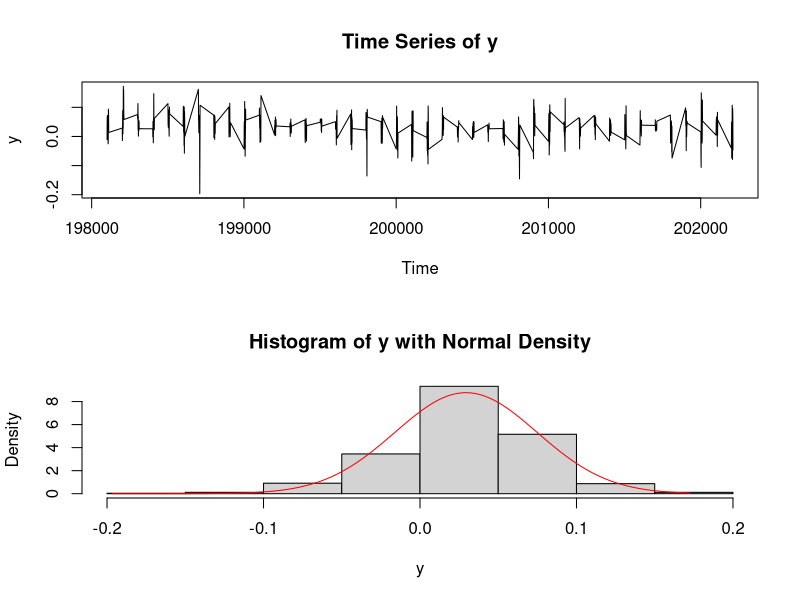
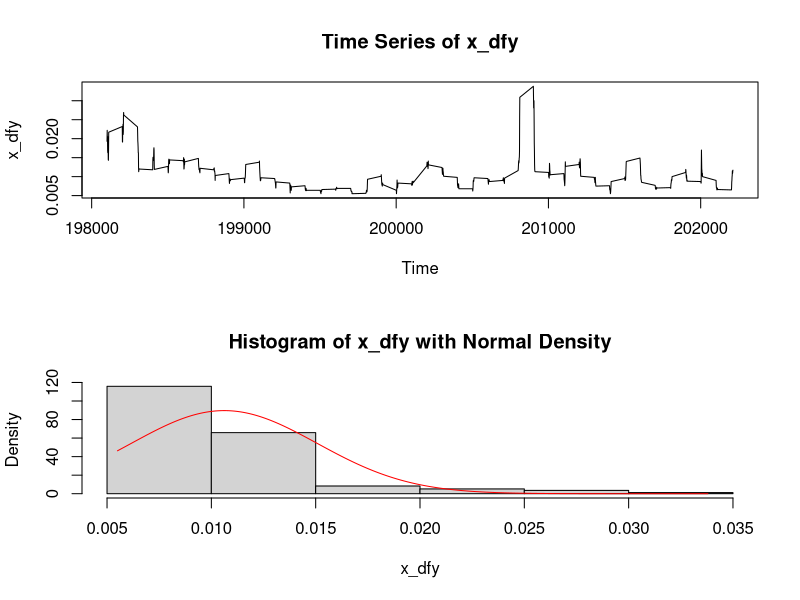
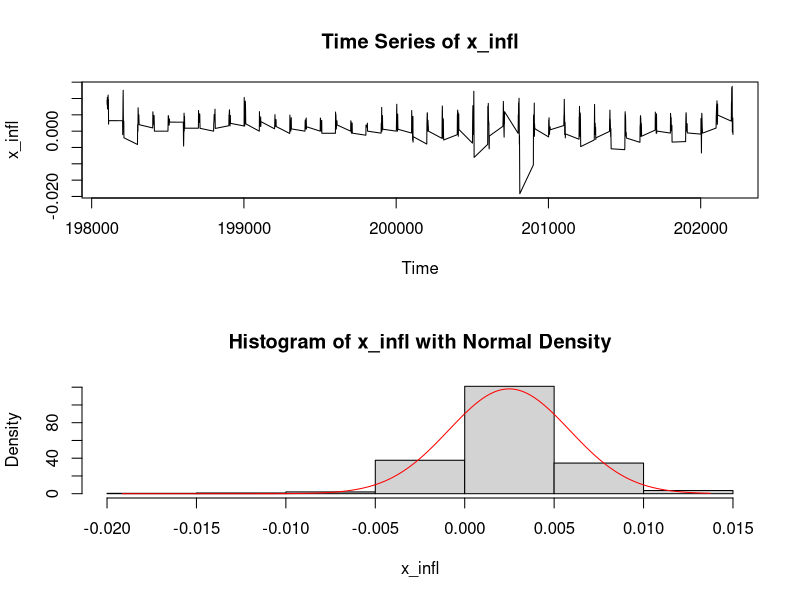
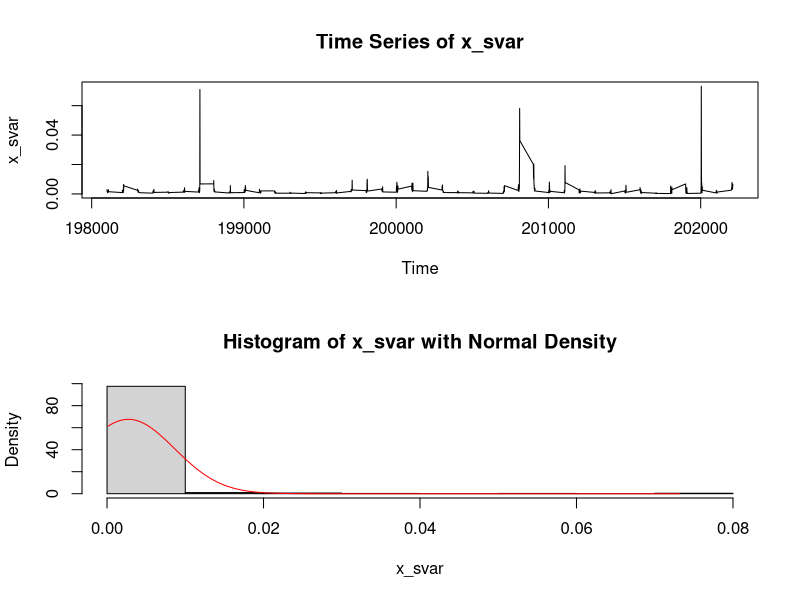
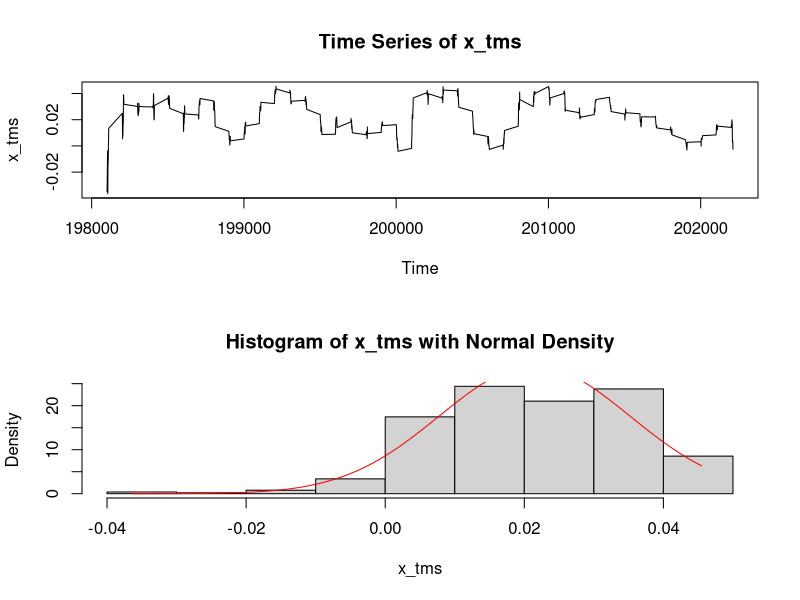
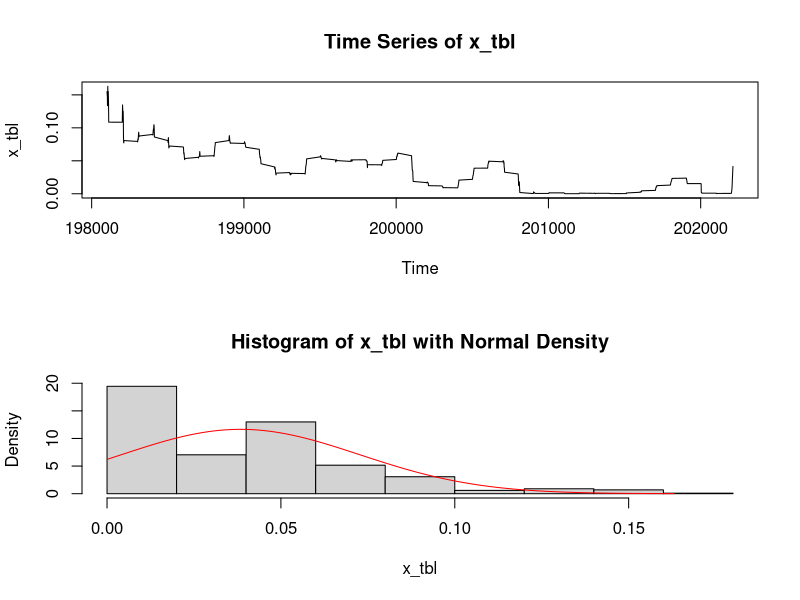
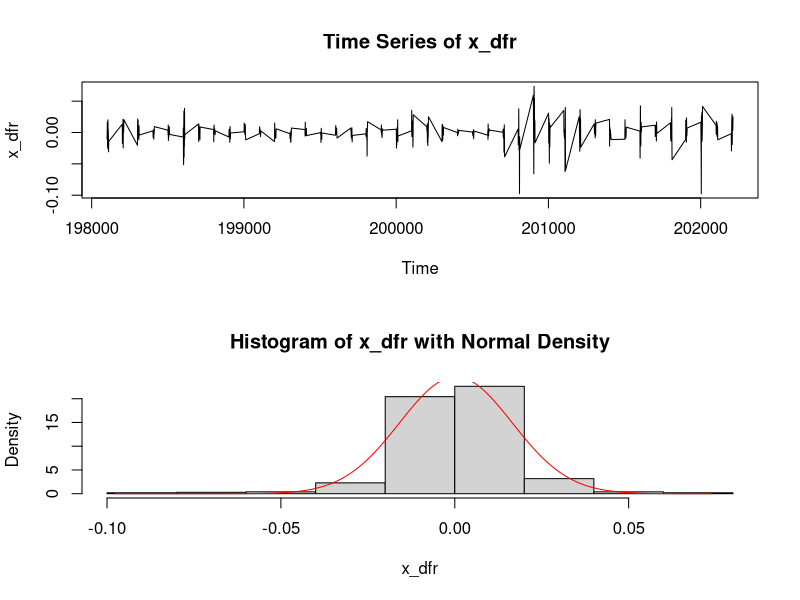
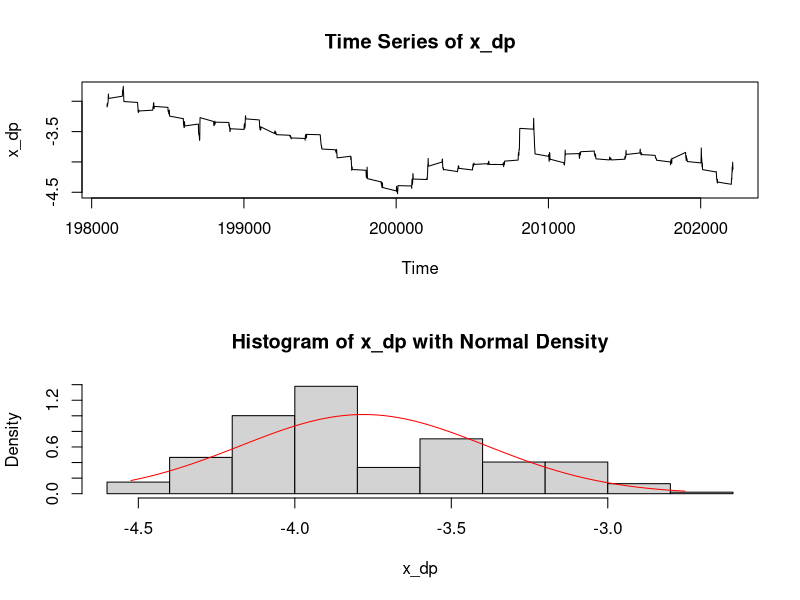

Generate these figures, in order, with R:
create_plots <- function(x, var_name) {
    MU <- mean(x)
    SD <- sd(x)
    pt_x <- seq(from = min(x), to = max(x), length.out = length(x))
    pt_y <- dnorm(pt_x, mean = MU, sd = SD)

    png(paste0("./plots/", var_name, ".png"), width = 600, height = 1000)
    par(mfrow = c(2, 1))
    
    # Plot time series
    plot(time, x, type = "l", main = paste("Time Series of", var_name), 
        xlab = "Time", ylab = var_name)
    
    # Plot histogram with estimated normal density
    hist(x, freq = FALSE, main = paste("Histogram of", var_name, "with Normal Density"),
        xlab = var_name)
    lines(pt_x, pt_y, col = "red")
    
    dev.off()
}

dt <- read.csv("./Equity_Premium.csv")
time <- dt$Time
y <- dt$y
x_dfy <- dt$x_dfy
x_infl <- dt$x_infl
x_svar <- dt$x_svar
x_tms <- dt$x_tms
x_tbl <- dt$x_tbl
x_dfr <- dt$x_dfr
x_dp <- dt$x_dp
x_ltr <- dt$x_ltr
x_ep <- dt$x_ep
x_bmr <- dt$x_bmr
x_ntis <- dt$x_ntis

# Q1. ===========================================================

# Create plots for all variables
variables <- list(y, x_dfy, x_infl, x_svar, x_tms, x_tbl, x_dfr, x_dp, x_ltr, x_ep, x_bmr, x_ntis)
var_names <- c("y", "x_dfy", "x_infl", "x_svar", "x_tms", "x_tbl", "x_dfr", "x_dp", "x_ltr", "x_ep", "x_bmr", "x_ntis")

for (i in 1:length(variables)) {
    create_plots(variables[[i]], var_names[i])
}

# Q2. ===========================================================

# Remove 'y' from the variables list and var_names
y <- variables[[1]]
variables <- variables[-1]
variables <- do.call(cbind, variables)

transposed_variables <- t(variables)
tmp_matrix <- transposed_variables %*% variables

result_matrix <- variables %*% solve(tmp_matrix) %*% transposed_variables
cat("Question 2-1: \n")
cat("The sum of the diagonal elements of the result matrix is: ", sum(diag(result_matrix)), "\n")

# Get the dimensions of the result matrix
n <- nrow(result_matrix)

# Create an identity matrix of the same size
identity_matrix <- diag(n)

# Subtract result_matrix from the identity matrix
final_matrix <- identity_matrix - result_matrix

cat("Question 2-2: \n")
cat("The sum of the diagonal elements of the final matrix is: ", sum(diag(final_matrix)), "\n")

# Q3. ===========================================================

eigen_result <- eigen(tmp_matrix)
eigenvalues <- eigen_result$values

# Sort eigenvalues in descending order
sorted_eigenvalues <- sort(eigenvalues, decreasing = TRUE)

# Create a data frame for plotting
plot_data <- data.frame(
  Component = 1:11,
  Eigenvalue = sorted_eigenvalues[1:11]
)

# Create the scree plot
png("./plots/scree_plot.png", width = 800, height = 600)

# Plot eigenvalues
plot(plot_data$Component, plot_data$Eigenvalue, type = "b", 
     xlab = "Component", ylab = "Eigenvalue",
     main = "Scree Plot of Eigenvalues",
     xlim = c(1, 11), ylim = c(0, max(plot_data$Eigenvalue)),
     pch = 19, col = "blue")

# Add grid lines for better readability
grid()

# Add points and values
for (i in 1:11) {
  points(i, plot_data$Eigenvalue[i], pch = 19, col = "blue")
  text(i, plot_data$Eigenvalue[i], labels = round(plot_data$Eigenvalue[i], 2), 
       pos = 3, cex = 0.8)
}

dev.off()

# Q4. ===========================================================

col_avgs <- colMeans(variables)
col_stds <- apply(variables, 2, sd)
std_variables <- matrix(nrow = nrow(variables), ncol = ncol(variables))

for (i in 1:ncol(variables)) {
    for (j in 1:nrow(variables)) {
        std_variables[j, i] <- (variables[j, i] - col_avgs[i]) / col_stds[i]
    }
}

tmp_matrix <- t(std_variables) %*% std_variables
eigen_result <- eigen(tmp_matrix)
eigenvalues <- eigen_result$values

# Sort eigenvalues in descending order
sorted_eigenvalues <- sort(eigenvalues, decreasing = TRUE)

# Create a data frame for plotting
plot_data <- data.frame(
  Component = 1:11,
  Eigenvalue = sorted_eigenvalues[1:11]
)

# Create the scree plot
png("./plots/scree_plot_std1.png", width = 800, height = 600)

# Plot eigenvalues
plot(plot_data$Component, plot_data$Eigenvalue, type = "b", 
     xlab = "Component", ylab = "Eigenvalue",
     main = "Scree Plot of Eigenvalues",
     xlim = c(1, 11), ylim = c(0, max(plot_data$Eigenvalue)),
     pch = 19, col = "blue")

# Add grid lines for better readability
grid()

# Add points and values
for (i in 1:11) {
  points(i, plot_data$Eigenvalue[i], pch = 19, col = "blue")
  text(i, plot_data$Eigenvalue[i], labels = round(plot_data$Eigenvalue[i], 2), 
       pos = 3, cex = 0.8)
}

dev.off()

tmp_matrix <- std_variables %*% t(std_variables)
eigen_result <- eigen(tmp_matrix)
eigenvalues <- eigen_result$values

# Sort eigenvalues in descending order
sorted_eigenvalues <- sort(eigenvalues, decreasing = TRUE)

# Create a data frame for plotting
plot_data <- data.frame(
  Component = 1:11,
  Eigenvalue = sorted_eigenvalues[1:11]
)

# Create the scree plot
png("./plots/scree_plot_std2.png", width = 800, height = 600)

# Plot eigenvalues
plot(plot_data$Component, plot_data$Eigenvalue, type = "b", 
     xlab = "Component", ylab = "Eigenvalue",
     main = "Scree Plot of Eigenvalues",
     xlim = c(1, 11), ylim = c(0, max(plot_data$Eigenvalue)),
     pch = 19, col = "blue")

# Add grid lines for better readability
grid()

# Add points and values
for (i in 1:11) {
  points(i, plot_data$Eigenvalue[i], pch = 19, col = "blue")
  text(i, plot_data$Eigenvalue[i], labels = round(plot_data$Eigenvalue[i], 2), 
       pos = 3, cex = 0.8)
}

dev.off()

# Q5. ===========================================================

tmp_matrix <- t(std_variables) %*% std_variables
eigen_result <- eigen(tmp_matrix)
eigenvalues <- eigen_result$values
eigenvectors <- eigen_result$vectors

inverse_matrix <- eigenvectors %*% diag(1 / eigenvalues) %*% t(eigenvectors)

matrices_equal <- all.equal(inverse_matrix, solve(tmp_matrix), tolerance = 1e-6)
cat("check inverse result: ", matrices_equal, "\n")

identity_matrix <- inverse_matrix %*% solve(inverse_matrix)

matrices_equal <- all.equal(identity_matrix, diag(nrow(identity_matrix)), tolerance = 1e-6)
cat("check identity matrix: ", matrices_equal, "\n")

# Q6. ===========================================================
# Calculate by (X'X)^-1X'y
b <- solve(tmp_matrix) %*% t(std_variables) %*% y
# b <- solve(std_variables) %*% y
print("Result of b:")
print(b)